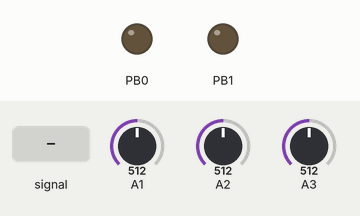
This sketch was run on a simulated ATtiny85, built with avr-gcc and run on an emulated ATtiny85. Parts: output pins drawn as LEDs (lit = HIGH). Dashed ring = blinking. Inputs (shaded band) come from the test bench; at power-on: A3 = 512, A1 = 512, A2 = 512.

Above: at 1.2 s.
1.3 s: A3 fed a 200 Hz sine of ±81 counts around its level
At 1.67 s:
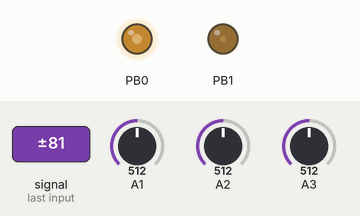
4.3 s: A3 set to 716
At 5.2 s:
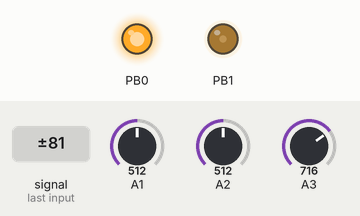
6.1 s: A3 fed a 2 Hz sine of ±306 counts around its level
At 7.1 s:
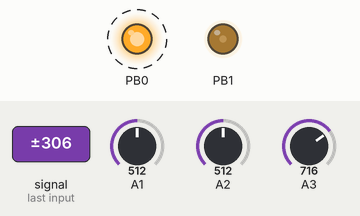
Timing chart, 0 to 15.6 s (numbered marks = the images above; inputs shaded):
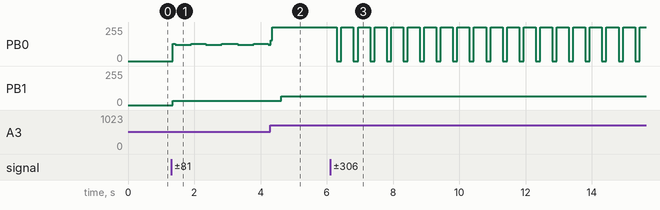

The sketch:

mod-env-basic.ino
```cpp
// Very simple envelope.
// 50ms attack, 100ms decay, 1/4 amplitude sustain, 100ms release.

#include "/tmp/jerboa/jerboa.h"

byte state;
word timer;

void Setup() {
}

void Loop() {
  byte f;
  timer++;
  bool gate = (InB() > 128);

  if (gate == state) {
    if (gate) {
      if (timer < 1024) {
        f = (byte)(timer >> 2);
      } else if (timer < 3*1024) {
        f = 127 & ((timer-1024) >> 4);
        f = 255 - f - (f>>1);
      } else {
        timer = 30000;
        f = 64;
      }
    } else {
      if (timer < 2048) {
        f = 63 & (timer >> 6);
        f = 64 - f;
      } else {
        timer = 30000;
        f = 0;
      }
    }
    OutF(f);
  } else {
    state = gate;
    timer = 0;
    if(state) LedOn(); else LedOff();
  }
}
```

Measured:
- after the input at 1.3 s, PB0: 0/255 → 128/255 after 0.05 s, then repeats every 0.92 s: 122/255 0.48 s, 128/255 0.44 s; PB1: 0/255 → 33/255 after 0.05 s
- after the input at 4.3 s, PB1: 33/255 → 64/255 after 0.32 s
- after the input at 6.1 s, PB0: alternates 255/255 for 0.36 s and 0/255 for 0.14 s, starting after 0.21 s
